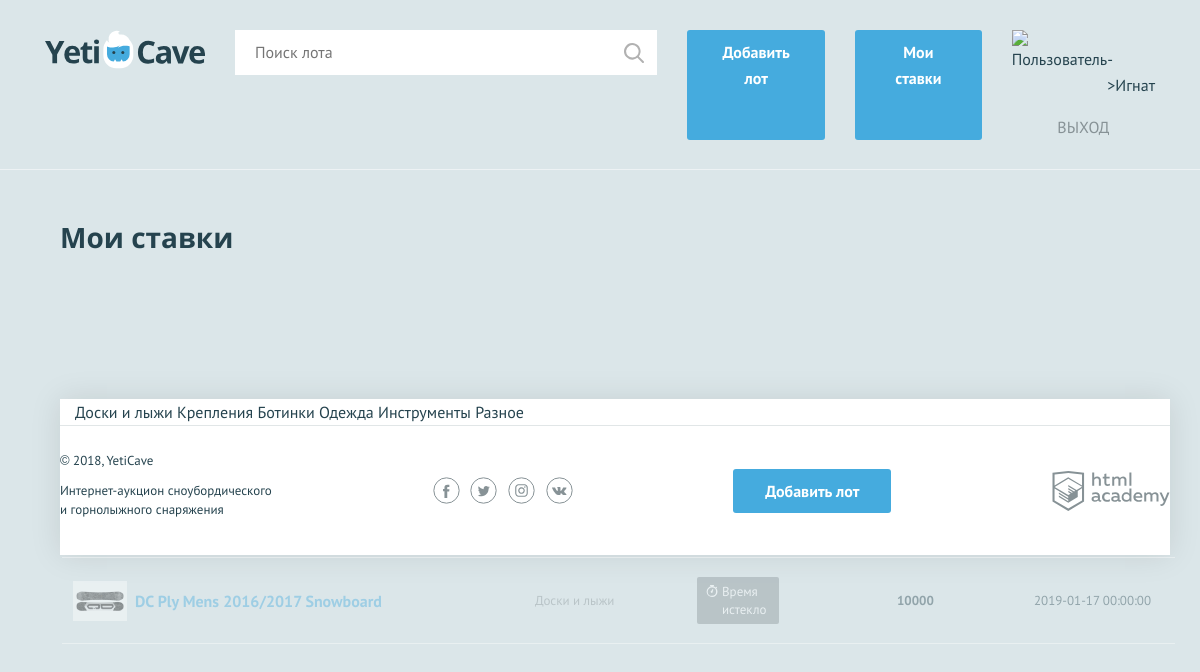
Page /all_bets.php (signed in) on the committed database.
### tables this page shows
CREATE TABLE lot (
	id INT AUTO_INCREMENT PRIMARY KEY,
	data_create DATETIME not null,
	name CHAR(60) not null,
	description VARCHAR(1000) not null,
	url CHAR(100),
	start_price INT not null,
	data_stop DATETIME not null,
	bet_step INT not null,
	likes INT not null,
	author_id INT not null,
	winner_id INT,
	category_id INT not null
);

CREATE TABLE category (
	id INT AUTO_INCREMENT PRIMARY KEY,
	cat_name CHAR(50) not null,
	cat_img CHAR(30)
);

### templates/all-bets.php (the view, shortened to what this page needs)
<?php
$bets = $template_data['bets'];
?>
<section class="rates container">
  <h2>Мои ставки</h2>
  <table class="rates__list">
    <?php foreach ($bets as $b) :
      if ((setTime1(date('Y-m-d H:i:s'), $b['data_stop'])) == 'Время истекло') {
        $classname_fin = "rates__item--end";
        $classname_now = "timer--finishing";
      } else {
        $classname_fin = "";
        $classname_now = "";
      }
    ?>
      <tr class="rates__item <?= $classname_fin; ?>">
        <td class="rates__info">
          <div class="rates__img">
            <img src="<?= $b['url']; ?>" width="54" height="40" alt="img">
          </div>
          <?php if ($classname_fin == "rates__item--win") { ?>
            <div>
              <h3 class="rates__title"><a href="lot.php?num=<?= $b['lot_id']; ?>"><?= $b['name']; ?></a></h3>
              <p><?= $b['contact'] ?></p>
            </div>
          <?php } else { ?>
            <h3 class="rates__title"><a href="lot.php?num=<?= $b['lot_id']; ?>"><?= $b['name']; ?></a></h3>
          <?php } ?>
        </td>
        <td class="rates__category">
          <?= $b['cat_name']; ?>
        </td>
        <td class="rates__timer">
          <?php if ($b['winner_id'] != $b['user_id']) { ?>
            <div class="timer <?= $classname_fin, $classname_now; ?>">
            <?php } else { ?>
              <div class="timer <?= $timer; ?>"> <?php } ?>
              <?php
              if ($b['winner_id'] == $b['user_id']) {
                echo 'Ставка выиграла';
              } else
                print(setTime1(date('Y-m-d H:i:s'), $b['data_stop']));
              ?>
              </div>
        </td>
        <td class="rates__price">
          <?= $b['max_price']; ?>
        </td>
        <td class="rates__time">
          <?= $b['max_date']; ?>
        </td>
      </tr>
    <?php endforeach; ?>

### templates/layout.php (shortened to what this page needs)
<!DOCTYPE html>
<html lang="ru">
<head>
    <link href="css/normalize.min.css" rel="stylesheet">
    <link href="css/style.css" rel="stylesheet">
</head>
<body>
    <header class="main-header">
        <div class="main-header__container container">
            <a class="main-header__logo" href="index?page=1">
                <img src="img/logo.svg" width="160" height="39" alt="Логотип компании YetiCave">
            </a>
            <form class="main-header__search" method="get" action="search">
                <input type="search" name="search" placeholder="Поиск лота">
                <input class="main-header__search-btn" type="submit" name="find" value="Найти">
            </form>
            <a class="main-header__add-lot button" href="add">Добавить лот</a>
            <?php if (isset($_SESSION['user'])) { ?>
                <a class="main-header__add-lot button" href="all_bets">Мои ставки</a>
            <?php } ?>
            <nav class="user-menu">
                <?php
                if (isset($_SESSION['user'])) { ?>
                    <div class="user-wrap">
                        <div class="user-menu--image">
                            <img src="<?php if ($template_data['avatar'] == 'img/avatars/')
                                            print('img/avatars/unknown.jpg');
                                        else print($template_data['avatar']); ?>" width="40" height="40" alt="Пользователь">
                        </div>
                        <div class="user-menu--logged">
                            <p> <?php print("->" . $template_data['username']) ?></p>
                        </div>
                    </div>
                    <a class="user-menu--exit" href="logout">Выход</a>
                <?php } ?>
            </nav>
        </div>
    </header>
    <main class="container">
        <?php print($template_data['content']); ?>
    </main>
    <footer class="main-footer">
        <nav class="nav">
            <ul class="nav__list container">
                <?php
                foreach ($template_data['categories'] as $value) {
                    print($value['cat_name'] . " ");
                }
                ?>
            </ul>
        </nav>
        <div class="main-footer__bottom container">
            <div class="main-footer__copyright">
                <p>© 2018, YetiCave</p>
                <p>Интернет-аукцион сноубордического и горнолыжного снаряжения</p>
            </div>
            <div class="main-footer__social social">
                <a class="social__link social__link--facebook" href="https://www.facebook.com/">Facebook
                </a>
                <a class="social__link social__link--twitter" href="https://twitter.com/">Twitter
                </a>
                <a class="social__link social__link--instagram" href="https://www.instagram.com/">Instagram
                </a>
                <a class="social__link social__link--vkontakte" href="https://vk.com/feed">Вконтакте
                </a>
            </div>
            <a class="main-footer__add-lot button" href="add">Добавить лот</a>
            <div class="main-footer__developed-by">
                <a class="logo-academy" href="https://htmlacademy.ru/intensive/php">HTML Academy
                </a>
            </div>
        </div>
    </footer>
</body>
</html>

### css/style.css (style rules this page uses)
body { min-width: 1140px; background-color: #dbe6e9; font-family: "PT Sans", sans-serif; font-weight: 400; font-size: 16px; line-height: 26px; color: #25434e; }
a { text-decoration: none; }
h2 { margin: 0; font-family: "Open Sans", sans-serif; font-size: 28px; line-height: 35px; font-weight: 700; }
.container { width: 1110px; margin: 0 auto; padding: 0 15px; }
.button { display: block; padding: 9px 32px; background-color: #45abde; color: #ffffff; text-align: center; font-weight: 700; border: none; border-radius: 3px; }
.main-header { padding: 30px 0 29px; border-bottom: 1px solid rgba(255, 255, 255, 0.5); }
.main-header__container { display: -webkit-flex; display: -ms-flexbox; display: flex; -webkit-justify-content: flex-start; -ms-flex-pack: start; justify-content: flex-start; }
.main-header__logo { display: block; margin-right: 30px; }
.main-header__search { position: relative; width: 540px; margin-right: 30px; }
.main-header__search input[type="search"] { width: 100%; padding: 8px 19px 9px 19px; border: 1px solid #ffffff; }
.main-header__search-btn { content: ""; position: absolute; top: 3px; right: 3px; width: 20px; height: 20px; padding: 20px; background: url("../img/search.svg") center no-repeat; opacity: 0.3; border: 0; font-size: 0; }
.main-header__add-lot { max-width: 160px; margin-right: 30px; }
.user-wrap { display: flex; }
.user-menu--exit { color: #879296; font-weight: 400; text-transform: uppercase; display: block; text-align: center; }
.main-footer { margin-top: 120px; background-color: #ffffff; box-shadow: 0 0 30px 0 rgba(0, 0, 0, 0.1); }
.main-footer__bottom { display: -webkit-flex; display: -ms-flexbox; display: flex; -webkit-justify-content: space-between; -ms-flex-pack: justify; justify-content: space-between; -webkit-align-items: center; -ms-flex-align: center; align-items: center; padding: 25px 0; }
.main-footer__copyright { max-width: 212px; }
.main-footer__copyright p { margin: 0; margin-bottom: 11px; font-size: 13px; line-height: 19px; }
.main-footer__social { width: 140px; }
.social { display: -webkit-flex; display: -ms-flexbox; display: flex; -webkit-justify-content: space-between; -ms-flex-pack: justify; justify-content: space-between; -webkit-flex-wrap: wrap; -ms-flex-wrap: wrap; flex-wrap: wrap; }
.social__link { width: 27px; height: 27px; font-size: 0; }
.logo-academy { display: block; width: 118px; height: 40px; font-size: 0; }
.nav { background-color: #ffffff; border-bottom: 1px solid #e1e6e7; }
.nav__list { display: -webkit-flex; display: -ms-flexbox; display: flex; -webkit-justify-content: space-between; -ms-flex-pack: justify; justify-content: space-between; -webkit-flex-wrap: wrap; -ms-flex-wrap: wrap; flex-wrap: wrap; list-style: none; }
.timer { position: relative; padding: 6px 8px 5px 25px; background-color: #879296; font-size: 13px; line-height: 18px; color: #ffffff; border-radius: 2px; }
.timer::before { content: ""; position: absolute; top: 8px; left: 9px; width: 12px; height: 12px; background: url("../img/timer.svg") 0 0 no-repeat; }
.rates { padding-top: 50px; }
.rates h2 { padding-bottom: 24px; }
.rates__list { width: 100%; }
.rates__item td { display: block; }
.rates__item { display: -webkit-flex; display: -ms-flexbox; display: flex; -webkit-justify-content: space-between; -ms-flex-pack: justify; justify-content: space-between; -webkit-align-items: center; -ms-flex-align: center; align-items: center; padding: 18px 10px; border-top: 1px solid #ffffff; }
.rates__item:last-child { border-bottom: 1px solid #ffffff; }
.rates__item .rates__info { display: -webkit-flex; display: -ms-flexbox; display: flex; -webkit-justify-content: flex-start; -ms-flex-pack: start; justify-content: flex-start; -webkit-align-items: center; -ms-flex-align: center; align-items: center; width: 460px; }
.rates__img { width: 54px; height: 40px; margin-right: 8px; }
.rates__img img { width: 100%; height: 100%; }
.rates__title { margin: 0; font-size: 16px; font-weight: 700; }
.rates__title a { color: #45abde; }
.rates__category { width: 160px; font-size: 13px; font-weight: 400; color: #879296; }
.rates__timer { width: 198px; }
.rates__timer .timer { width: 82px; box-sizing: border-box; }
.rates__price { width: 135px; font-size: 13px; font-weight: 700; }
.rates__time { font-size: 13px; min-width: 130px; }
.rates__item--end { opacity: 0.4; }

### rows in the picture
lot: url (picture), name "DC Ply Mens 2016/2017 Snowboard", category.cat_name "Доски и лыжи", max_price "10000", max_date "2019-01-17 00:00:00"
category: cat_name "Доски и лыжи"
category: cat_name "Крепления"
category: cat_name "Ботинки"
category: cat_name "Одежда"
category: cat_name "Инструменты"
category: cat_name "Разное"

### other values in the picture
$template_data['username'] "Игнат"
